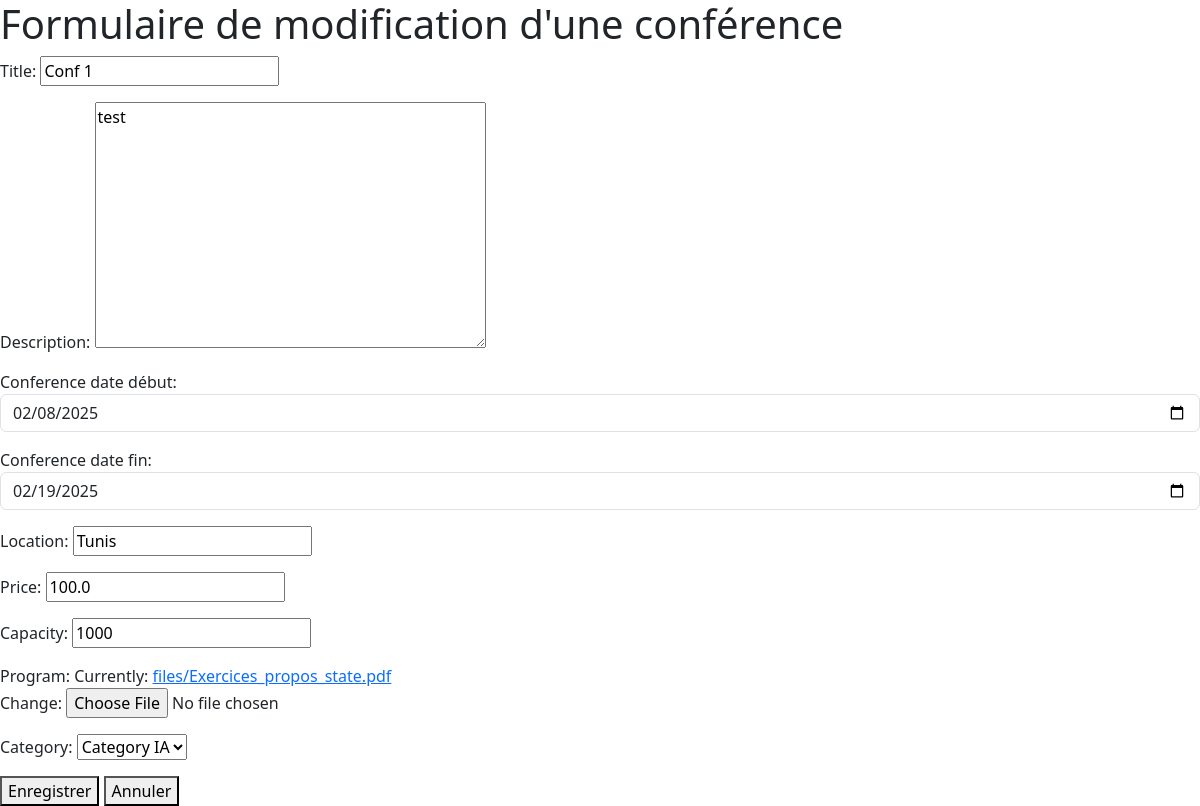
Before: /conference/update/1 with the older database file.
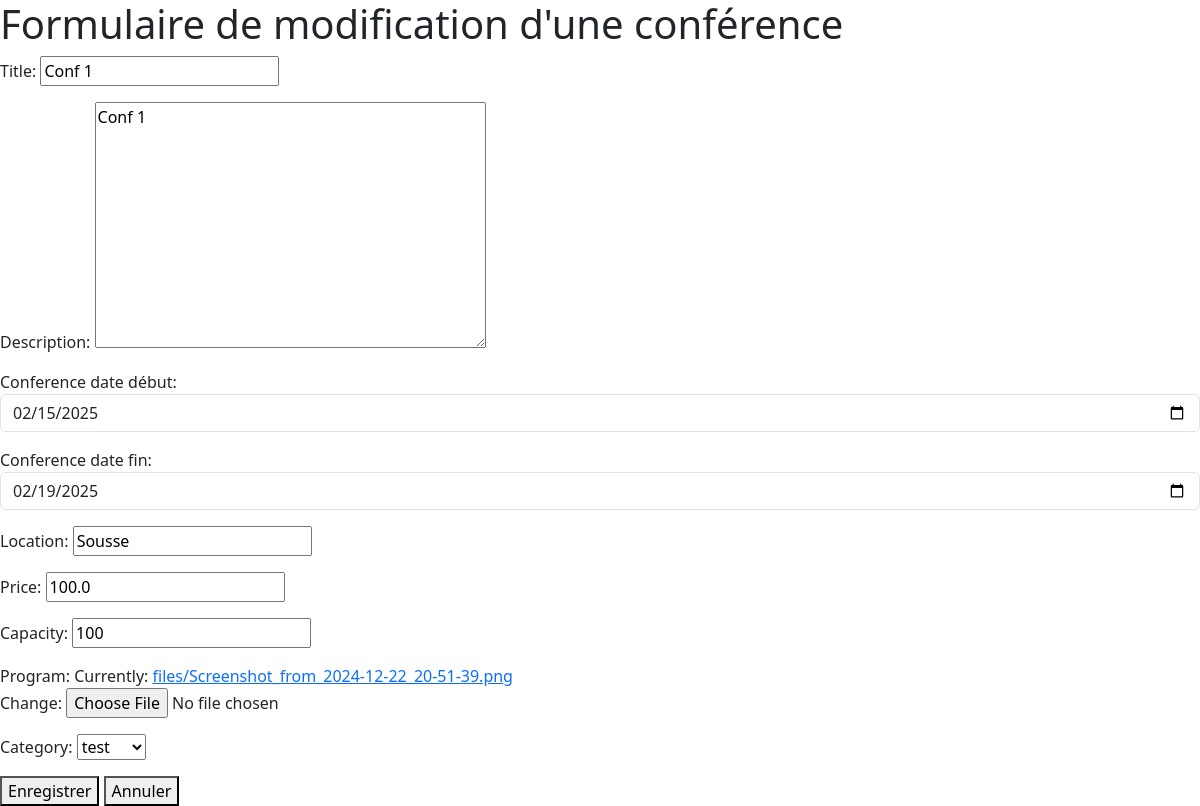
After: the same page with the newer database file.
### conferenceApp/models.py (models this page shows, shortened)
class Conference(models.Model):
    title = models.CharField(max_length=255)
    description = models.TextField()
    start_date = models.DateField()
    end_date = models.DateField()
    location = models.CharField(max_length=255)
    price=models.FloatField(validators=[MinValueValidator(limit_value = 0, message="Price must be positive")])
    capacity = models.IntegerField(validators=[MaxValueValidator(limit_value = 1000, message="Capacity cannot exceed 1000"), MinValueValidator(limit_value = 0, message="Capacity must be positive")])
    program = models.FileField(upload_to='files/', validators = [
        FileExtensionValidator(allowed_extensions = ['pdf', 'png', 'jpeg', 'jpg'])
    ])
    created_at=models.DateTimeField(auto_now_add=True)
    updated_at=models.DateTimeField(auto_now=True)
    category = models.ForeignKey(Category, on_delete=models.CASCADE, related_name='conferences')

class Category(models.Model):
    title = models.CharField(max_length=255, validators=[validate_title])
    created_at=models.DateTimeField(auto_now_add=True)
    updated_at=models.DateTimeField(auto_now=True)
    def __str__(self):
        return self.title
    class Meta:
        verbose_name_plural = "Categories"

### conferenceApp/views.py (the view)
# urls.py: path('update/<int:pk>', ConferenceUpdateView.as_view(), name="conference_updateView"),
class ConferenceUpdateView(UpdateView):
    model = Conference
    template_name = "conference_form.html"
    form_class = ConferenceForm
    success_url = reverse_lazy("conference_listView")

### conferenceApp/forms.py
class ConferenceForm(forms.ModelForm):
    class Meta:
        model = Conference
        fields = "__all__"
    start_date = forms.DateField(
        label="Conference date début",
        widget=forms.DateInput(
            attrs= {
                'type': 'date',
                'class': 'form-control date-input'
            }
        )
    )
    end_date = forms.DateField(
        label="Conference date fin",
        widget=forms.DateInput(
            attrs= {
                'type': 'date',
                'class': 'form-control date-input'
            }
        )
    )

### conferenceApp/templates/conference_form.html (shortened to what this page needs)
<!DOCTYPE html>
<html lang="en">
    <head>
        <link
            rel="stylesheet"
            href="https://cdn.jsdelivr.net/npm/bootstrap@5.3.3/dist/css/bootstrap.min.css"
        />
    </head>
    <body>
        <h1>
        </h1>
        <form method="POST" enctype="multipart/form-data">
            {{ form.as_p }} {% csrf_token %}
            <button type="submit">Enregistrer</button>
            <button type="reset">Annuler</button>
        </form>
    </body>
</html>

Changed rows visible on the page:
changed Conference "Conf 1": description "test" → "Conf 1"; start_date "02/08/2025" → "02/15/2025"; location "Tunis" → "Sousse"; capacity "1000" → "100"; category "Category IA" → "test"
Other visible differences:
text no longer shown: "Title: Description: Conference date début: Conference date fin: Location: Price: Capacity: Program: Currently: files/Exercices_propos_state.pdf Change: Category:"
text now shown: "Title: Description: Conference date début: Conference date fin: Location: Price: Capacity: Program: Currently: files/Screenshot_from_2024-12-22_20-51-39.png Change: Category:"
